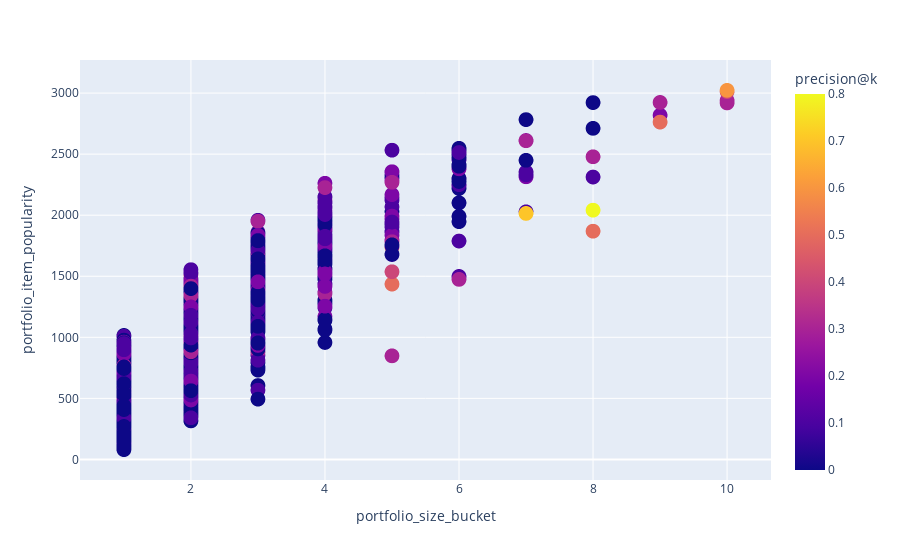

Notebook code for this chart:
### Code cell
fig = px.scatter(
    results_df, 
    x="portfolio_size_bucket", 
    y="portfolio_item_popularity", 
    color = "precision@k",
    # size = "precision@k",
    size_max = 30
    ) #symbol #, color="portfolio_size_bucket"
fig.update_traces(marker=dict(size=15))
fig.show()

### Figure 1 — Plotly figure (JSON) as saved in the notebook; plotly's stock layout.template omitted (floating-point values rounded to 4 significant figures; data arrays with more than 128 entries replaced by an {"elided": "..."} marker saying what was removed)
{"data": [{"hovertemplate": "portfolio_size_bucket=%{x}<br>portfolio_item_popularity=%{y}<br>precision@k=%{marker.color}<extra></extra>", "legendgroup": "", "marker": {"color": {"elided": "5906 float values"}, "coloraxis": "coloraxis", "size": 15, "symbol": "circle"}, "mode": "markers", "name": "", "showlegend": false, "type": "scattergl", "x": {"elided": "5906 int values"}, "xaxis": "x", "y": {"elided": "5906 float values"}, "yaxis": "y"}], "layout": {"coloraxis": {"colorbar": {"title": {"text": "precision@k"}}, "colorscale": [[0, "#0d0887"], [0.1111, "#46039f"], [0.2222, "#7201a8"], [0.3333, "#9c179e"], [0.4444, "#bd3786"], [0.5556, "#d8576b"], [0.6667, "#ed7953"], [0.7778, "#fb9f3a"], [0.8889, "#fdca26"], [1, "#f0f921"]]}, "legend": {"tracegroupgap": 0}, "margin": {"t": 60}, "xaxis": {"anchor": "y", "domain": [0, 1], "title": {"text": "portfolio_size_bucket"}}, "yaxis": {"anchor": "x", "domain": [0, 1], "title": {"text": "portfolio_item_popularity"}}}}
